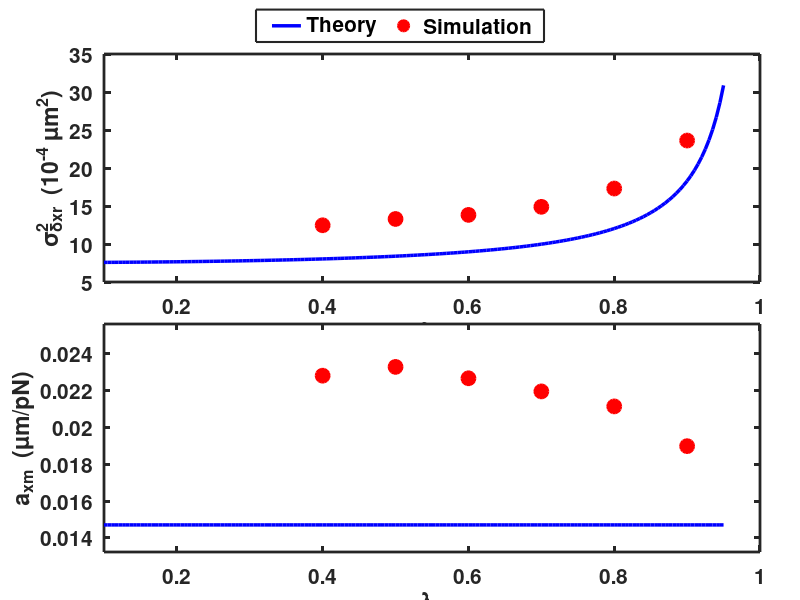
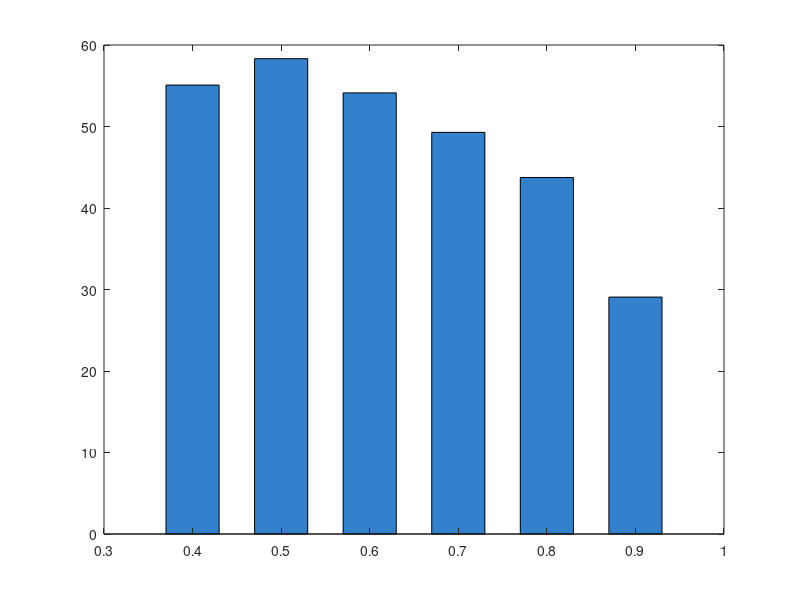

Reproduce these figures in MATLAB, in order. (Note: this script raises an error after producing the figures.)
% verify_eq13_estimator.m — Eq. 13 verification: two delay-compensation methods
%
% Method 1: 3-state estimator (dz1->dz2->dz3 + pole placement)
% Method 2: d-step delay control law (Eq. 17, expanded form)
%
% Simplified conditions: known gamma_N, no disturbance, stationary probe.
% Goal: verify both methods recover a_x via Eq. 13, and compare accuracy.

clear; clc; close all;

%% ===== Physical Parameters =====
Ts      = 1/1600;            % sampling time [s]
kb      = 1.3806503e-23;     % Boltzmann constant [J/K]
T_temp  = 310.15;            % temperature [K]
R_probe = 2.25e-6;           % probe radius [m]
eta     = 0.001;             % viscosity [Pa*s]
gammaN  = 0.0425;            % friction coefficient [pN*s/um]

a_x      = Ts / gammaN;                                    % mobility [um/pN]
sigma_fT  = sqrt(4 * kb * T_temp * (gammaN * 1e-6) / Ts * 1e24); % thermal force std [pN]

%% ===== Estimator: Pole Placement =====
% All 3 estimator poles at lambda_e; expand (z - lambda_e)^3 for gains L1, L2, L3
lambda_e = 0.3;

L1 = 1 - 3*lambda_e;
L2 = 1 - 3*lambda_e + 3*lambda_e^2;
L3 = (1 - lambda_e)^3;

fprintf('Estimator pole placement: lambda_e = %.1f\n', lambda_e);
fprintf('L = [%.3f, %.3f, %.3f]\n\n', L1, L2, L3);

%% ===== Simulation Parameters =====
lc_sim   = [0.4, 0.5, 0.6, 0.7, 0.8, 0.9];  % lambda_c > lambda_e = 0.3
n_lc     = length(lc_sim);
N        = 80000;
ss_start = 40000;
z_d      = 25;               % desired position [um]

% Dense theory curve
lc_dense = 0.1:0.005:0.95;
C_dense  = 2 + 1./(1 - lc_dense.^2);
sig2_theory_dense = C_dense * 4 * kb * T_temp * a_x * 1e18;  % [um^2]

%% ===== Storage =====
sig2_est   = zeros(1, n_lc);   % estimator method
sig2_eq17  = zeros(1, n_lc);   % d-step delay control law (Eq. 17)
axm_est    = zeros(1, n_lc);   % recovered a_x from estimator [um/pN]
axm_eq17   = zeros(1, n_lc);   % recovered a_x from Eq. 17 [um/pN]

%% ===== Main Loop =====
for idx = 1:n_lc
    lc = lc_sim(idx);
    C_lc = 2 + 1/(1 - lc^2);
    den_eq13 = 4 * kb * T_temp * C_lc;

    % --- Method 1: 3-state estimator ---
    rng(42 + idx);
    fT = sigma_fT * randn(N, 1);          % thermal force [pN]

    z = z_d;                               % position [um]
    z_hist = zeros(N, 1);  z_hist(1) = z_d;
    dzm_all_est = zeros(N, 1);

    % Estimator states: dz = z_d - z (displacement error [um])
    dz1_hat = 0;  dz2_hat = 0;  dz3_hat = 0;

    for k = 1:N
        % Delayed measurement (d = 2 steps)
        if k >= 3, z_del = z_hist(k-2); else, z_del = z_d; end
        dzm = z_d - z_del;                % [um]
        dzm_all_est(k) = dzm;

        % Innovation
        innov = dzm - dz1_hat;

        % Control law (uses dz3_hat = current displacement estimate)
        fd_k = (1/a_x) * (1 - lc) * dz3_hat;   % [pN]

        % Estimator update
        dz1_new = dz2_hat      + L1 * innov;
        dz2_new = dz3_hat      + L2 * innov;
        dz3_new = lc * dz3_hat + L3 * innov;
        dz1_hat = dz1_new;
        dz2_hat = dz2_new;
        dz3_hat = dz3_new;

        % Plant dynamics: dz = a_x * (fd + fT) [um]
        z_new = z + a_x * (fd_k + fT(k));
        if k < N, z_hist(k+1) = z_new; end
        z = z_new;
    end

    ss = ss_start:N;
    sig2_est(idx) = var(dzm_all_est(ss));                     % [um^2]
    axm_est(idx) = (sig2_est(idx) * 1e-12) / den_eq13 * 1e-6; % [um/pN]

    % --- Method 2: d-step delay control law, Eq. 17 (same noise) ---
    rng(42 + idx);
    fT = sigma_fT * randn(N, 1);          % thermal force [pN]

    z = z_d;
    z_hist = zeros(N, 1);  z_hist(1) = z_d;
    fd_hist = zeros(N, 1);
    dzm_all_eq17 = zeros(N, 1);

    for k = 1:N
        if k >= 3, z_del = z_hist(k-2); else, z_del = z_d; end
        dzm = z_d - z_del;                % [um]
        dzm_all_eq17(k) = dzm;

        % Eq. 17: d-step delay control law (d=2, stationary)
        %   fd[k] = (1/a_x)*(1-lc)*dzm[k] - (1-lc)*sum(fd[k-i], i=1..d)
        if k >= 3, fk2 = fd_hist(k-2); else, fk2 = 0; end
        if k >= 2, fk1 = fd_hist(k-1); else, fk1 = 0; end
        fd_k = (1/a_x)*(1-lc)*dzm - (1-lc)*(fk1 + fk2);  % [pN]
        fd_hist(k) = fd_k;

        z_new = z + a_x * (fd_k + fT(k));
        if k < N, z_hist(k+1) = z_new; end
        z = z_new;
    end

    sig2_eq17(idx) = var(dzm_all_eq17(ss));                     % [um^2]
    axm_eq17(idx) = (sig2_eq17(idx) * 1e-12) / den_eq13 * 1e-6; % [um/pN]
end

%% ===== Results Table =====
% axm_est / axm_eq17: a_x recovered via Eq. 13 [um/pN]
% err_est / err_eq17: relative error vs true a_x [%]
rel_err_est  = abs(axm_est  - a_x) / a_x * 100;
rel_err_eq17 = abs(axm_eq17 - a_x) / a_x * 100;

fprintf('==========================================================\n');
fprintf('  Eq. 13 verification: 3-state estimator vs Eq. 17\n');
fprintf('==========================================================\n\n');
fprintf('%-6s  %-12s %-12s %-10s %-10s\n', ...
    'lc', 'axm_est', 'axm_eq17', 'err_est', 'err_eq17');
fprintf('%s\n', repmat('-', 1, 54));
for idx = 1:n_lc
    fprintf('%-6.1f  %-12.5f %-12.5f %-10.2f %-10.2f\n', ...
        lc_sim(idx), axm_est(idx), axm_eq17(idx), ...
        rel_err_est(idx), rel_err_eq17(idx));
end
fprintf('\na_x_true = %.5f um/pN\n', a_x);

%% ===== Lambda_e sensitivity test (lc = 0.7) =====
% Test how estimator pole lambda_e affects a_x estimation accuracy
lc_test = 0.7;
le_list = [0.1, 0.2, 0.3, 0.5, 0.7];
axm_le = zeros(size(le_list));
C_test = 2 + 1/(1 - lc_test^2);
den_test = 4 * kb * T_temp * C_test;

for j = 1:length(le_list)
    le = le_list(j);
    L1t = 1 - 3*le;
    L2t = 1 - 3*le + 3*le^2;
    L3t = (1 - le)^3;

    rng(99);
    fT = sigma_fT * randn(N, 1);
    z = z_d; z_hist = zeros(N,1); z_hist(1) = z_d;
    dzm_all = zeros(N,1);
    dz1h = 0; dz2h = 0; dz3h = 0;

    for k = 1:N
        if k>=3, z_del=z_hist(k-2); else, z_del=z_d; end
        dzm = z_d - z_del; dzm_all(k) = dzm;
        innov = dzm - dz1h;
        fd_k = (1/a_x)*(1-lc_test)*dz3h;
        dz1h_n = dz2h + L1t*innov;
        dz2h_n = dz3h + L2t*innov;
        dz3h_n = lc_test*dz3h + L3t*innov;
        dz1h = dz1h_n; dz2h = dz2h_n; dz3h = dz3h_n;
        z_new = z + a_x*(fd_k + fT(k));
        if k<N, z_hist(k+1)=z_new; end; z=z_new;
    end
    axm_le(j) = (var(dzm_all(ss))*1e-12)/den_test*1e-6;
end

fprintf('\n--- Lambda_e sensitivity (lc = 0.7) ---\n');
fprintf('%-10s %-12s %-10s\n', 'lambda_e', 'a_xm', 'error');
for j = 1:length(le_list)
    fprintf('%-10.1f %-12.5f %-10.2f%%\n', le_list(j), axm_le(j), ...
        abs(axm_le(j)-a_x)/a_x*100);
end

%% ===== Figure 1: Main result =====
fig1 = figure('Position', [50 50 700 750], 'Color', 'w');

ax1 = subplot(2,1,1);
h1a = plot(lc_dense, sig2_theory_dense*1e4, 'b-', 'LineWidth', 2.5);
hold on;
h1b = plot(lc_sim, sig2_est*1e4, 'ro', 'MarkerSize', 10, 'MarkerFaceColor', 'r', 'LineWidth', 1.5);
hold off;
xlabel('\lambda_c', 'FontSize', 18, 'FontWeight', 'bold');
ylabel('\sigma^2_{\deltaxr}  (10^{-4} \mum^2)', 'FontSize', 16, 'FontWeight', 'bold');
set(ax1, 'FontSize', 15, 'FontWeight', 'bold', 'LineWidth', 2, ...
    'Box', 'on', 'XGrid', 'off', 'YGrid', 'off');
xlim([0.1 1.0]);
set(ax1, 'Position', [0.13 0.53 0.82 0.38]);

ax2 = subplot(2,1,2);
plot(lc_dense, ones(size(lc_dense))*a_x, 'b-', 'LineWidth', 2.5);
hold on;
plot(lc_sim, axm_est, 'ro', 'MarkerSize', 10, 'MarkerFaceColor', 'r', 'LineWidth', 1.5);
hold off;
xlabel('\lambda_c', 'FontSize', 18, 'FontWeight', 'bold');
ylabel('a_{xm}  (\mum/pN)', 'FontSize', 16, 'FontWeight', 'bold');
set(ax2, 'FontSize', 15, 'FontWeight', 'bold', 'LineWidth', 2, ...
    'Box', 'on', 'XGrid', 'off', 'YGrid', 'off');
xlim([0.1 1.0]);
% Auto ylim to include both theory line and simulation data
yl_lo = min([a_x, min(axm_est)]) * 0.9;
yl_hi = max([a_x, max(axm_est)]) * 1.1;
ylim([yl_lo yl_hi]);
set(ax2, 'Position', [0.13 0.08 0.82 0.38]);

lg = legend(ax1, [h1a, h1b], {'Theory', 'Simulation'}, ...
    'Orientation', 'horizontal', 'FontSize', 15, 'FontWeight', 'bold', ...
    'Box', 'on', 'LineWidth', 1.5);
set(lg, 'Position', [0.32 0.93 0.36 0.04]);

saveas(fig1, 'fig_estimator_main.png');

%% ===== Figure 2: Error bar chart =====
fig2 = figure('Position', [50 50 600 350], 'Color', 'w');
bar(lc_sim, rel_err_est, 0.6, 'FaceColor', [0.2 0.5 0.8]);
hold on; yline(2, 'r--', 'LineWidth', 1.5);
text(0.85, 2.3, '2%', 'Color', 'r', 'FontSize', 12, 'FontWeight', 'bold');
hold off;
xlabel('\lambda_c', 'FontSize', 16, 'FontWeight', 'bold');
ylabel('Relative Error (%)', 'FontSize', 14, 'FontWeight', 'bold');
set(gca, 'FontSize', 13, 'FontWeight', 'bold', 'LineWidth', 1.5, ...
    'Box', 'on', 'XGrid', 'off', 'YGrid', 'off');
ylim([0 max(rel_err_est)*1.2]);
saveas(fig2, 'fig_estimator_error.png');

%% ===== Figure 3: Lambda_e sensitivity =====
fig3 = figure('Position', [50 50 600 350], 'Color', 'w');
plot(le_list, axm_le, 'ro-', 'MarkerSize', 10, 'MarkerFaceColor', 'r', 'LineWidth', 2);
hold on;
yline(a_x, 'b-', 'LineWidth', 2.5);
hold off;
xlabel('\lambda_e', 'FontSize', 16, 'FontWeight', 'bold');
ylabel('a_{xm}  (\mum/pN)', 'FontSize', 14, 'FontWeight', 'bold');
set(gca, 'FontSize', 13, 'FontWeight', 'bold', 'LineWidth', 1.5, ...
    'Box', 'on', 'XGrid', 'off', 'YGrid', 'off');
ylim([0.012 max(axm_le)*1.1]);
lg3 = legend('Simulation', 'a_x true', 'Location', 'north', ...
    'Orientation', 'horizontal', 'FontSize', 13, 'FontWeight', 'bold', ...
    'Box', 'on', 'LineWidth', 1.5);
saveas(fig3, 'fig_estimator_lambda_e.png');

fprintf('\n3 figures saved.\n');
